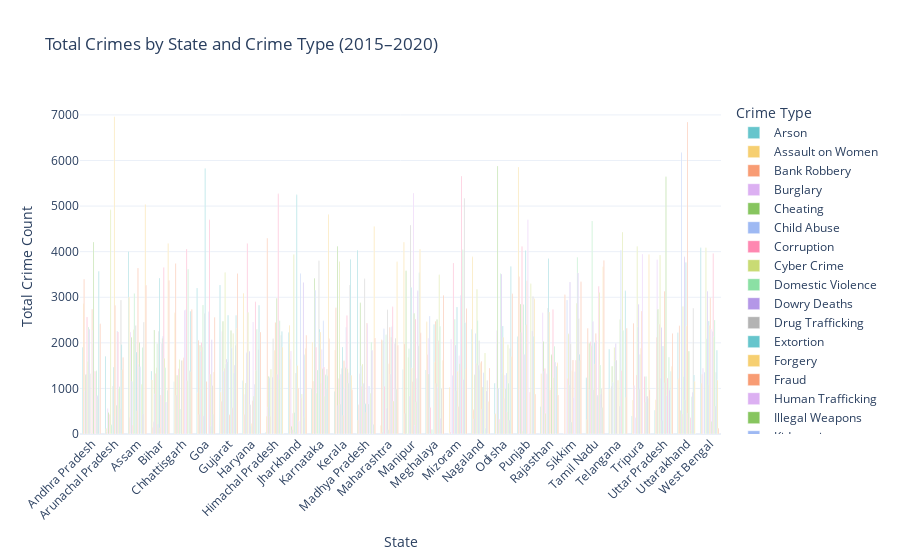

Notebook code for this chart:
### Markdown cell above
### 11.Total Crimes by State and Crime Type (2015–2020) & (2021–2025)

### Code cell
crime_long1 = df1.melt(id_vars=["State", "Year"], var_name="Crime Type", value_name="Count")
# Group by State and Crime Type (summed over years)
state_crime_summary1 = crime_long1.groupby(["State", "Crime Type"]).sum(numeric_only=True).reset_index()

# Plot bar chart
fig = px.bar(
    state_crime_summary1,
    x="State",
    y="Count",
    color="Crime Type",
    barmode="group",
    title="Total Crimes by State and Crime Type (2015–2020)",
    color_discrete_sequence=px.colors.qualitative.Pastel
)
fig.update_layout(
    xaxis_tickangle=-45,
    xaxis_title="State",
    yaxis_title="Total Crime Count",
    template="plotly_white",
    height=650
)
fig.show()

### Figure 1 — Plotly figure (JSON) as saved in the notebook; plotly's stock layout.template omitted (floating-point values rounded to 4 significant figures)
{"data": [{"alignmentgroup": "True", "hovertemplate": "Crime Type=Arson<br>State=%{x}<br>Count=%{y}<extra></extra>", "legendgroup": "Arson", "marker": {"color": "rgb(102, 197, 204)", "pattern": {"shape": ""}}, "name": "Arson", "offsetgroup": "Arson", "orientation": "v", "showlegend": true, "textposition": "auto", "type": "bar", "x": ["Andhra Pradesh", "Arunachal Pradesh", "Assam", "Bihar", "Chhattisgarh", "Goa", "Gujarat", "Haryana", "Himachal Pradesh", "Jharkhand", "Karnataka", "Kerala", "Madhya Pradesh", "Maharashtra", "Manipur", "Meghalaya", "Mizoram", "Nagaland", "Odisha", "Punjab", "Rajasthan", "Sikkim", "Tamil Nadu", "Telangana", "Tripura", "Uttar Pradesh", "Uttarakhand", "West Bengal"], "xaxis": "x", "y": [1904, 1706, 4003, 1383, 1146, 3202, 3271, 1167, 31, 2225, 990, 932, 4031, 0, 1417, 1402, 0, 2300, 1111, 2138, 599, 0, 1235, 1859, 393, 520, 2222, 4085], "yaxis": "y"}, {"alignmentgroup": "True", "hovertemplate": "Crime Type=Assault on Women<br>State=%{x}<br>Count=%{y}<extra></extra>", "legendgroup": "Assault on Women", "marker": {"color": "rgb(246, 207, 113)", "pattern": {"shape": ""}}, "name": "Assault on Women", "offsetgroup": "Assault on Women", "orientation": "v", "showlegend": true, "textposition": "auto", "type": "bar", "x": ["Andhra Pradesh", "Arunachal Pradesh", "Assam", "Bihar", "Chhattisgarh", "Goa", "Gujarat", "Haryana", "Himachal Pradesh", "Jharkhand", "Karnataka", "Kerala", "Madhya Pradesh", "Maharashtra", "Manipur", "Meghalaya", "Mizoram", "Nagaland", "Odisha", "Punjab", "Rajasthan", "Sikkim", "Tamil Nadu", "Telangana", "Tripura", "Uttar Pradesh", "Uttarakhand", "West Bengal"], "xaxis": "x", "y": [2856, 118, 3003, 1182, 2658, 902, 923, 3088, 388, 2388, 2019, 1843, 297, 187, 4205, 2460, 1025, 3887, 443, 5860, 1324, 0, 313, 989, 747, 753, 1210, 1113], "yaxis": "y"}, {"alignmentgroup": "True", "hovertemplate": "Crime Type=Bank Robbery<br>State=%{x}<br>Count=%{y}<extra></extra>", "legendgroup": "Bank Robbery", "marker": {"color": "rgb(248, 156, 116)", "pattern": {"shape": ""}}, "name": "Bank Robbery", "offsetgroup": "Bank Robbery", "orientation": "v", "showlegend": true, "textposition": "auto", "type": "bar", "x": ["Andhra Pradesh", "Arunachal Pradesh", "Assam", "Bihar", "Chhattisgarh", "Goa", "Gujarat", "Haryana", "Himachal Pradesh", "Jharkhand", "Karnataka", "Kerala", "Madhya Pradesh", "Maharashtra", "Manipur", "Meghalaya", "Mizoram", "Nagaland", "Odisha", "Punjab", "Rajasthan", "Sikkim", "Tamil Nadu", "Telangana", "Tripura", "Uttar Pradesh", "Uttarakhand", "West Bengal"], "xaxis": "x", "y": [3397, 46, 360, 141, 3741, 2059, 721, 429, 4293, 1633, 1155, 2771, 642, 2067, 1980, 1744, 43, 531, 0, 3448, 0, 3056, 2321, 0, 2431, 2122, 2376, 1311], "yaxis": "y"}, {"alignmentgroup": "True", "hovertemplate": "Crime Type=Burglary<br>State=%{x}<br>Count=%{y}<extra></extra>", "legendgroup": "Burglary", "marker": {"color": "rgb(220, 176, 242)", "pattern": {"shape": ""}}, "name": "Burglary", "offsetgroup": "Burglary", "orientation": "v", "showlegend": true, "textposition": "auto", "type": "bar", "x": ["Andhra Pradesh", "Arunachal Pradesh", "Assam", "Bihar", "Chhattisgarh", "Goa", "Gujarat", "Haryana", "Himachal Pradesh", "Jharkhand", "Karnataka", "Kerala", "Madhya Pradesh", "Maharashtra", "Manipur", "Meghalaya", "Mizoram", "Nagaland", "Odisha", "Punjab", "Rajasthan", "Sikkim", "Tamil Nadu", "Telangana", "Tripura", "Uttar Pradesh", "Uttarakhand", "West Bengal"], "xaxis": "x", "y": [944, 562, 2238, 268, 853, 429, 2251, 874, 587, 1822, 0, 0, 1321, 37, 450, 2098, 2078, 328, 2273, 980, 2662, 0, 0, 1049, 1065, 3825, 0, 1442], "yaxis": "y"}, {"alignmentgroup": "True", "hovertemplate": "Crime Type=Cheating<br>State=%{x}<br>Count=%{y}<extra></extra>", "legendgroup": "Cheating", "marker": {"color": "rgb(135, 197, 95)", "pattern": {"shape": ""}}, "name": "Cheating", "offsetgroup": "Cheating", "orientation": "v", "showlegend": true, "textposition": "auto", "type": "bar", "x": ["Andhra Pradesh", "Arunachal Pradesh", "Assam", "Bihar", "Chhattisgarh", "Goa", "Gujarat", "Haryana", "Himachal Pradesh", "Jharkhand", "Karnataka", "Kerala", "Madhya Pradesh", "Maharashtra", "Manipur", "Meghalaya", "Mizoram", "Nagaland", "Odisha", "Punjab", "Rajasthan", "Sikkim", "Tamil Nadu", "Telangana", "Tripura", "Uttar Pradesh", "Uttarakhand", "West Bengal"], "xaxis": "x", "y": [1301, 471, 2124, 2279, 1290, 1946, 2475, 1117, 1259, 162, 3417, 4118, 2881, 2050, 3584, 1318, 0, 1302, 5882, 2853, 2030, 0, 1992, 1487, 0, 2737, 518, 0], "yaxis": "y"}, {"alignmentgroup": "True", "hovertemplate": "Crime Type=Child Abuse<br>State=%{x}<br>Count=%{y}<extra></extra>", "legendgroup": "Child Abuse", "marker": {"color": "rgb(158, 185, 243)", "pattern": {"shape": ""}}, "name": "Child Abuse", "offsetgroup": "Child Abuse", "orientation": "v", "showlegend": true, "textposition": "auto", "type": "bar", "x": ["Andhra Pradesh", "Arunachal Pradesh", "Assam", "Bihar", "Chhattisgarh", "Goa", "Gujarat", "Haryana", "Himachal Pradesh", "Jharkhand", "Karnataka", "Kerala", "Madhya Pradesh", "Maharashtra", "Manipur", "Meghalaya", "Mizoram", "Nagaland", "Odisha", "Punjab", "Rajasthan", "Sikkim", "Tamil Nadu", "Telangana", "Tripura", "Uttar Pradesh", "Uttarakhand", "West Bengal"], "xaxis": "x", "y": [1310, 0, 1153, 878, 0, 1819, 1380, 1782, 1232, 94, 3154, 623, 1495, 2308, 0, 2586, 1282, 2204, 1002, 2228, 1372, 2941, 973, 1130, 357, 0, 6174, 1353], "yaxis": "y"}, {"alignmentgroup": "True", "hovertemplate": "Crime Type=Corruption<br>State=%{x}<br>Count=%{y}<extra></extra>", "legendgroup": "Corruption", "marker": {"color": "rgb(254, 136, 177)", "pattern": {"shape": ""}}, "name": "Corruption", "offsetgroup": "Corruption", "orientation": "v", "showlegend": true, "textposition": "auto", "type": "bar", "x": ["Andhra Pradesh", "Arunachal Pradesh", "Assam", "Bihar", "Chhattisgarh", "Goa", "Gujarat", "Haryana", "Himachal Pradesh", "Jharkhand", "Karnataka", "Kerala", "Madhya Pradesh", "Maharashtra", "Manipur", "Meghalaya", "Mizoram", "Nagaland", "Odisha", "Punjab", "Rajasthan", "Sikkim", "Tamil Nadu", "Telangana", "Tripura", "Uttar Pradesh", "Uttarakhand", "West Bengal"], "xaxis": "x", "y": [2569, 429, 190, 1329, 1433, 2009, 1445, 4179, 386, 456, 1902, 1219, 1046, 1047, 0, 583, 3749, 1548, 323, 4113, 1438, 1225, 2025, 0, 1297, 2408, 437, 0], "yaxis": "y"}, {"alignmentgroup": "True", "hovertemplate": "Crime Type=Cyber Crime<br>State=%{x}<br>Count=%{y}<extra></extra>", "legendgroup": "Cyber Crime", "marker": {"color": "rgb(201, 219, 116)", "pattern": {"shape": ""}}, "name": "Cyber Crime", "offsetgroup": "Cyber Crime", "orientation": "v", "showlegend": true, "textposition": "auto", "type": "bar", "x": ["Andhra Pradesh", "Arunachal Pradesh", "Assam", "Bihar", "Chhattisgarh", "Goa", "Gujarat", "Haryana", "Himachal Pradesh", "Jharkhand", "Karnataka", "Kerala", "Madhya Pradesh", "Maharashtra", "Manipur", "Meghalaya", "Mizoram", "Nagaland", "Odisha", "Punjab", "Rajasthan", "Sikkim", "Tamil Nadu", "Telangana", "Tripura", "Uttar Pradesh", "Uttarakhand", "West Bengal"], "xaxis": "x", "y": [1598, 4919, 2285, 1454, 1636, 1902, 3543, 2663, 1421, 3940, 900, 3787, 1535, 0, 1679, 0, 0, 3177, 245, 59, 457, 2199, 1936, 1899, 4111, 3928, 2799, 4088], "yaxis": "y"}, {"alignmentgroup": "True", "hovertemplate": "Crime Type=Domestic Violence<br>State=%{x}<br>Count=%{y}<extra></extra>", "legendgroup": "Domestic Violence", "marker": {"color": "rgb(139, 224, 164)", "pattern": {"shape": ""}}, "name": "Domestic Violence", "offsetgroup": "Domestic Violence", "orientation": "v", "showlegend": true, "textposition": "auto", "type": "bar", "x": ["Andhra Pradesh", "Arunachal Pradesh", "Assam", "Bihar", "Chhattisgarh", "Goa", "Gujarat", "Haryana", "Himachal Pradesh", "Jharkhand", "Karnataka", "Kerala", "Madhya Pradesh", "Maharashtra", "Manipur", "Meghalaya", "Mizoram", "Nagaland", "Odisha", "Punjab", "Rajasthan", "Sikkim", "Tamil Nadu", "Telangana", "Tripura", "Uttar Pradesh", "Uttarakhand", "West Bengal"], "xaxis": "x", "y": [2346, 203, 3085, 1988, 546, 2832, 1538, 0, 0, 473, 1406, 653, 1085, 2178, 1870, 101, 2519, 2489, 3522, 2843, 0, 1077, 4671, 1594, 2349, 1222, 1264, 2096], "yaxis": "y"}, {"alignmentgroup": "True", "hovertemplate": "Crime Type=Dowry Deaths<br>State=%{x}<br>Count=%{y}<extra></extra>", "legendgroup": "Dowry Deaths", "marker": {"color": "rgb(180, 151, 231)", "pattern": {"shape": ""}}, "name": "Dowry Deaths", "offsetgroup": "Dowry Deaths", "orientation": "v", "showlegend": true, "textposition": "auto", "type": "bar", "x": ["Andhra Pradesh", "Arunachal Pradesh", "Assam", "Bihar", "Chhattisgarh", "Goa", "Gujarat", "Haryana", "Himachal Pradesh", "Jharkhand", "Karnataka", "Kerala", "Madhya Pradesh", "Maharashtra", "Manipur", "Meghalaya", "Mizoram", "Nagaland", "Odisha", "Punjab", "Rajasthan", "Sikkim", "Tamil Nadu", "Telangana", "Tripura", "Uttar Pradesh", "Uttarakhand", "West Bengal"], "xaxis": "x", "y": [2298, 0, 0, 212, 0, 402, 1647, 1817, 1245, 41, 0, 1313, 1113, 571, 831, 0, 1954, 1509, 3511, 1746, 1320, 3336, 2467, 1984, 2849, 2338, 3889, 3132], "yaxis": "y"}, {"alignmentgroup": "True", "hovertemplate": "Crime Type=Drug Trafficking<br>State=%{x}<br>Count=%{y}<extra></extra>", "legendgroup": "Drug Trafficking", "marker": {"color": "rgb(179, 179, 179)", "pattern": {"shape": ""}}, "name": "Drug Trafficking", "offsetgroup": "Drug Trafficking", "orientation": "v", "showlegend": true, "textposition": "auto", "type": "bar", "x": ["Andhra Pradesh", "Arunachal Pradesh", "Assam", "Bihar", "Chhattisgarh", "Goa", "Gujarat", "Haryana", "Himachal Pradesh", "Jharkhand", "Karnataka", "Kerala", "Madhya Pradesh", "Maharashtra", "Manipur", "Meghalaya", "Mizoram", "Nagaland", "Odisha", "Punjab", "Rajasthan", "Sikkim", "Tamil Nadu", "Telangana", "Tripura", "Uttar Pradesh", "Uttarakhand", "West Bengal"], "xaxis": "x", "y": [1320, 1054, 2383, 2252, 1613, 2645, 1582, 644, 2089, 1339, 3802, 1435, 3406, 2727, 4587, 0, 949, 2045, 1334, 759, 2765, 1982, 977, 1623, 979, 292, 748, 1069], "yaxis": "y"}, {"alignmentgroup": "True", "hovertemplate": "Crime Type=Extortion<br>State=%{x}<br>Count=%{y}<extra></extra>", "legendgroup": "Extortion", "marker": {"color": "rgb(102, 197, 204)", "pattern": {"shape": ""}}, "name": "Extortion", "offsetgroup": "Extortion", "orientation": "v", "showlegend": true, "textposition": "auto", "type": "bar", "x": ["Andhra Pradesh", "Arunachal Pradesh", "Assam", "Bihar", "Chhattisgarh", "Goa", "Gujarat", "Haryana", "Himachal Pradesh", "Jharkhand", "Karnataka", "Kerala", "Madhya Pradesh", "Maharashtra", "Manipur", "Meghalaya", "Mizoram", "Nagaland", "Odisha", "Punjab", "Rajasthan", "Sikkim", "Tamil Nadu", "Telangana", "Tripura", "Uttar Pradesh", "Uttarakhand", "West Bengal"], "xaxis": "x", "y": [0, 1470, 1800, 3425, 0, 5826, 2605, 180, 0, 5246, 2303, 1906, 664, 95, 3215, 2400, 2786, 1409, 2367, 4027, 3852, 265, 2009, 0, 1744, 1930, 3764, 2478], "yaxis": "y"}, {"alignmentgroup": "True", "hovertemplate": "Crime Type=Forgery<br>State=%{x}<br>Count=%{y}<extra></extra>", "legendgroup": "Forgery", "marker": {"color": "rgb(246, 207, 113)", "pattern": {"shape": ""}}, "name": "Forgery", "offsetgroup": "Forgery", "orientation": "v", "showlegend": true, "textposition": "auto", "type": "bar", "x": ["Andhra Pradesh", "Arunachal Pradesh", "Assam", "Bihar", "Chhattisgarh", "Goa", "Gujarat", "Haryana", "Himachal Pradesh", "Jharkhand", "Karnataka", "Kerala", "Madhya Pradesh", "Maharashtra", "Manipur", "Meghalaya", "Mizoram", "Nagaland", "Odisha", "Punjab", "Rajasthan", "Sikkim", "Tamil Nadu", "Telangana", "Tripura", "Uttar Pradesh", "Uttarakhand", "West Bengal"], "xaxis": "x", "y": [0, 6961, 509, 135, 1610, 0, 0, 232, 1839, 1505, 2240, 408, 471, 1542, 1449, 1578, 1375, 1561, 2121, 2395, 2675, 1385, 1532, 1180, 1881, 0, 2376, 2385], "yaxis": "y"}, {"alignmentgroup": "True", "hovertemplate": "Crime Type=Fraud<br>State=%{x}<br>Count=%{y}<extra></extra>", "legendgroup": "Fraud", "marker": {"color": "rgb(248, 156, 116)", "pattern": {"shape": ""}}, "name": "Fraud", "offsetgroup": "Fraud", "orientation": "v", "showlegend": true, "textposition": "auto", "type": "bar", "x": ["Andhra Pradesh", "Arunachal Pradesh", "Assam", "Bihar", "Chhattisgarh", "Goa", "Gujarat", "Haryana", "Himachal Pradesh", "Jharkhand", "Karnataka", "Kerala", "Madhya Pradesh", "Maharashtra", "Manipur", "Meghalaya", "Mizoram", "Nagaland", "Odisha", "Punjab", "Rajasthan", "Sikkim", "Tamil Nadu", "Telangana", "Tripura", "Uttar Pradesh", "Uttarakhand", "West Bengal"], "xaxis": "x", "y": [2737, 2817, 3641, 856, 1674, 1152, 422, 729, 2446, 1002, 1114, 1607, 2427, 2343, 1153, 2475, 605, 1598, 772, 3363, 970, 1625, 2205, 0, 2698, 3132, 6842, 2988], "yaxis": "y"}, {"alignmentgroup": "True", "hovertemplate": "Crime Type=Human Trafficking<br>State=%{x}<br>Count=%{y}<extra></extra>", "legendgroup": "Human Trafficking", "marker": {"color": "rgb(220, 176, 242)", "pattern": {"shape": ""}}, "name": "Human Trafficking", "offsetgroup": "Human Trafficking", "orientation": "v", "showlegend": true, "textposition": "auto", "type": "bar", "x": ["Andhra Pradesh", "Arunachal Pradesh", "Assam", "Bihar", "Chhattisgarh", "Goa", "Gujarat", "Haryana", "Himachal Pradesh", "Jharkhand", "Karnataka", "Kerala", "Madhya Pradesh", "Maharashtra", "Manipur", "Meghalaya", "Mizoram", "Nagaland", "Odisha", "Punjab", "Rajasthan", "Sikkim", "Tamil Nadu", "Telangana", "Tripura", "Uttar Pradesh", "Uttarakhand", "West Bengal"], "xaxis": "x", "y": [2269, 387, 1538, 1992, 2715, 0, 0, 2459, 0, 285, 1855, 1016, 2417, 1316, 5288, 1110, 1715, 544, 1290, 4700, 0, 799, 2057, 608, 3949, 1124, 452, 2299], "yaxis": "y"}, {"alignmentgroup": "True", "hovertemplate": "Crime Type=Illegal Weapons<br>State=%{x}<br>Count=%{y}<extra></extra>", "legendgroup": "Illegal Weapons", "marker": {"color": "rgb(135, 197, 95)", "pattern": {"shape": ""}}, "name": "Illegal Weapons", "offsetgroup": "Illegal Weapons", "orientation": "v", "showlegend": true, "textposition": "auto", "type": "bar", "x": ["Andhra Pradesh", "Arunachal Pradesh", "Assam", "Bihar", "Chhattisgarh", "Goa", "Gujarat", "Haryana", "Himachal Pradesh", "Jharkhand", "Karnataka", "Kerala", "Madhya Pradesh", "Maharashtra", "Manipur", "Meghalaya", "Mizoram", "Nagaland", "Odisha", "Punjab", "Rajasthan", "Sikkim", "Tamil Nadu", "Telangana", "Tripura", "Uttar Pradesh", "Uttarakhand", "West Bengal"], "xaxis": "x", "y": [4210, 631, 2005, 2093, 0, 0, 2271, 827, 2979, 0, 1431, 1452, 656, 2121, 2641, 2511, 1543, 1030, 1000, 0, 1736, 0, 846, 2512, 0, 5643, 1815, 273], "yaxis": "y"}, {"alignmentgroup": "True", "hovertemplate": "Crime Type=Kidnapping<br>State=%{x}<br>Count=%{y}<extra></extra>", "legendgroup": "Kidnapping", "marker": {"color": "rgb(158, 185, 243)", "pattern": {"shape": ""}}, "name": "Kidnapping", "offsetgroup": "Kidnapping", "orientation": "v", "showlegend": true, "textposition": "auto", "type": "bar", "x": ["Andhra Pradesh", "Arunachal Pradesh", "Assam", "Bihar", "Chhattisgarh", "Goa", "Gujarat", "Haryana", "Himachal Pradesh", "Jharkhand", "Karnataka", "Kerala", "Madhya Pradesh", "Maharashtra", "Manipur", "Meghalaya", "Mizoram", "Nagaland", "Odisha", "Punjab", "Rajasthan", "Sikkim", "Tamil Nadu", "Telangana", "Tripura", "Uttar Pradesh", "Uttarakhand", "West Bengal"], "xaxis": "x", "y": [0, 2260, 1475, 2146, 2726, 2681, 1893, 1091, 1312, 3520, 2486, 2344, 1054, 2355, 186, 1028, 3036, 1345, 1337, 0, 0, 1364, 837, 4030, 0, 849, 0, 2251], "yaxis": "y"}, {"alignmentgroup": "True", "hovertemplate": "Crime Type=Money Laundering<br>State=%{x}<br>Count=%{y}<extra></extra>", "legendgroup": "Money Laundering", "marker": {"color": "rgb(254, 136, 177)", "pattern": {"shape": ""}}, "name": "Money Laundering", "offsetgroup": "Money Laundering", "orientation": "v", "showlegend": true, "textposition": "auto", "type": "bar", "x": ["Andhra Pradesh", "Arunachal Pradesh", "Assam", "Bihar", "Chhattisgarh", "Goa", "Gujarat", "Haryana", "Himachal Pradesh", "Jharkhand", "Karnataka", "Kerala", "Madhya Pradesh", "Maharashtra", "Manipur", "Meghalaya", "Mizoram", "Nagaland", "Odisha", "Punjab", "Rajasthan", "Sikkim", "Tamil Nadu", "Telangana", "Tripura", "Uttar Pradesh", "Uttarakhand", "West Bengal"], "xaxis": "x", "y": [1379, 2235, 0, 3653, 4057, 4702, 578, 2903, 5269, 790, 1471, 2602, 0, 2790, 2521, 2043, 5661, 0, 484, 914, 2734, 1616, 3242, 1394, 1263, 1229, 357, 3961], "yaxis": "y"}, {"alignmentgroup": "True", "hovertemplate": "Crime Type=Murder<br>State=%{x}<br>Count=%{y}<extra></extra>", "legendgroup": "Murder", "marker": {"color": "rgb(201, 219, 116)", "pattern": {"shape": ""}}, "name": "Murder", "offsetgroup": "Murder", "orientation": "v", "showlegend": true, "textposition": "auto", "type": "bar", "x": ["Andhra Pradesh", "Arunachal Pradesh", "Assam", "Bihar", "Chhattisgarh", "Goa", "Gujarat", "Haryana", "Himachal Pradesh", "Jharkhand", "Karnataka", "Kerala", "Madhya Pradesh", "Maharashtra", "Manipur", "Meghalaya", "Mizoram", "Nagaland", "Odisha", "Punjab", "Rajasthan", "Sikkim", "Tamil Nadu", "Telangana", "Tripura", "Uttar Pradesh", "Uttarakhand", "West Bengal"], "xaxis": "x", "y": [0, 995, 1093, 1664, 1170, 1309, 2203, 1390, 1193, 880, 826, 1433, 896, 723, 705, 3494, 0, 1775, 1956, 3294, 1242, 2868, 3103, 4431, 696, 0, 75, 2130], "yaxis": "y"}, {"alignmentgroup": "True", "hovertemplate": "Crime Type=Rape<br>State=%{x}<br>Count=%{y}<extra></extra>", "legendgroup": "Rape", "marker": {"color": "rgb(139, 224, 164)", "pattern": {"shape": ""}}, "name": "Rape", "offsetgroup": "Rape", "orientation": "v", "showlegend": true, "textposition": "auto", "type": "bar", "x": ["Andhra Pradesh", "Arunachal Pradesh", "Assam", "Bihar", "Chhattisgarh", "Goa", "Gujarat", "Haryana", "Himachal Pradesh", "Jharkhand", "Karnataka", "Kerala", "Madhya Pradesh", "Maharashtra", "Manipur", "Meghalaya", "Mizoram", "Nagaland", "Odisha", "Punjab", "Rajasthan", "Sikkim", "Tamil Nadu", "Telangana", "Tripura", "Uttar Pradesh", "Uttarakhand", "West Bengal"], "xaxis": "x", "y": [1386, 1037, 1897, 1455, 3614, 176, 1332, 2300, 2486, 0, 1301, 1118, 2019, 0, 1215, 2364, 4042, 132, 1119, 0, 1923, 3879, 1516, 2273, 1264, 1683, 818, 2499], "yaxis": "y"}, {"alignmentgroup": "True", "hovertemplate": "Crime Type=Riots<br>State=%{x}<br>Count=%{y}<extra></extra>", "legendgroup": "Riots", "marker": {"color": "rgb(180, 151, 231)", "pattern": {"shape": ""}}, "name": "Riots", "offsetgroup": "Riots", "orientation": "v", "showlegend": true, "textposition": "auto", "type": "bar", "x": ["Andhra Pradesh", "Arunachal Pradesh", "Assam", "Bihar", "Chhattisgarh", "Goa", "Gujarat", "Haryana", "Himachal Pradesh", "Jharkhand", "Karnataka", "Kerala", "Madhya Pradesh", "Maharashtra", "Manipur", "Meghalaya", "Mizoram", "Nagaland", "Odisha", "Punjab", "Rajasthan", "Sikkim", "Tamil Nadu", "Telangana", "Tripura", "Uttar Pradesh", "Uttarakhand", "West Bengal"], "xaxis": "x", "y": [838, 556, 431, 704, 0, 2070, 1514, 0, 0, 3324, 988, 1343, 1839, 1987, 3140, 345, 1196, 946, 300, 2257, 1580, 3531, 873, 0, 826, 969, 917, 612], "yaxis": "y"}, {"alignmentgroup": "True", "hovertemplate": "Crime Type=Sexual Harassment<br>State=%{x}<br>Count=%{y}<extra></extra>", "legendgroup": "Sexual Harassment", "marker": {"color": "rgb(179, 179, 179)", "pattern": {"shape": ""}}, "name": "Sexual Harassment", "offsetgroup": "Sexual Harassment", "orientation": "v", "showlegend": true, "textposition": "auto", "type": "bar", "x": ["Andhra Pradesh", "Arunachal Pradesh", "Assam", "Bihar", "Chhattisgarh", "Goa", "Gujarat", "Haryana", "Himachal Pradesh", "Jharkhand", "Karnataka", "Kerala", "Madhya Pradesh", "Maharashtra", "Manipur", "Meghalaya", "Mizoram", "Nagaland", "Odisha", "Punjab", "Rajasthan", "Sikkim", "Tamil Nadu", "Telangana", "Tripura", "Uttar Pradesh", "Uttarakhand", "West Bengal"], "xaxis": "x", "y": [758, 2941, 2450, 0, 1389, 1066, 1945, 1848, 2165, 368, 1427, 3267, 0, 2098, 1938, 998, 5174, 1173, 1875, 3019, 0, 2534, 1000, 0, 829, 0, 2760, 1355], "yaxis": "y"}, {"alignmentgroup": "True", "hovertemplate": "Crime Type=Stalking<br>State=%{x}<br>Count=%{y}<extra></extra>", "legendgroup": "Stalking", "marker": {"color": "rgb(102, 197, 204)", "pattern": {"shape": ""}}, "name": "Stalking", "offsetgroup": "Stalking", "orientation": "v", "showlegend": true, "textposition": "auto", "type": "bar", "x": ["Andhra Pradesh", "Arunachal Pradesh", "Assam", "Bihar", "Chhattisgarh", "Goa", "Gujarat", "Haryana", "Himachal Pradesh", "Jharkhand", "Karnataka", "Kerala", "Madhya Pradesh", "Maharashtra", "Manipur", "Meghalaya", "Mizoram", "Nagaland", "Odisha", "Punjab", "Rajasthan", "Sikkim", "Tamil Nadu", "Telangana", "Tripura", "Uttar Pradesh", "Uttarakhand", "West Bengal"], "xaxis": "x", "y": [3571, 1966, 0, 961, 2694, 432, 2607, 2825, 2247, 1736, 1277, 3836, 208, 987, 3535, 0, 2443, 0, 3674, 2144, 1485, 1752, 580, 3143, 787, 1379, 1292, 1838], "yaxis": "y"}, {"alignmentgroup": "True", "hovertemplate": "Crime Type=Theft<br>State=%{x}<br>Count=%{y}<extra></extra>", "legendgroup": "Theft", "marker": {"color": "rgb(246, 207, 113)", "pattern": {"shape": ""}}, "name": "Theft", "offsetgroup": "Theft", "orientation": "v", "showlegend": true, "textposition": "auto", "type": "bar", "x": ["Andhra Pradesh", "Arunachal Pradesh", "Assam", "Bihar", "Chhattisgarh", "Goa", "Gujarat", "Haryana", "Himachal Pradesh", "Jharkhand", "Karnataka", "Kerala", "Madhya Pradesh", "Maharashtra", "Manipur", "Meghalaya", "Mizoram", "Nagaland", "Odisha", "Punjab", "Rajasthan", "Sikkim", "Tamil Nadu", "Telangana", "Tripura", "Uttar Pradesh", "Uttarakhand", "West Bengal"], "xaxis": "x", "y": [0, 1407, 5037, 4179, 1361, 1361, 2316, 0, 1906, 1879, 4814, 1291, 4551, 3777, 4051, 1612, 1429, 715, 1699, 2965, 1563, 1610, 3671, 799, 3940, 1479, 1150, 1185], "yaxis": "y"}, {"alignmentgroup": "True", "hovertemplate": "Crime Type=Trespassing<br>State=%{x}<br>Count=%{y}<extra></extra>", "legendgroup": "Trespassing", "marker": {"color": "rgb(248, 156, 116)", "pattern": {"shape": ""}}, "name": "Trespassing", "offsetgroup": "Trespassing", "orientation": "v", "showlegend": true, "textposition": "auto", "type": "bar", "x": ["Andhra Pradesh", "Arunachal Pradesh", "Assam", "Bihar", "Chhattisgarh", "Goa", "Gujarat", "Haryana", "Himachal Pradesh", "Jharkhand", "Karnataka", "Kerala", "Madhya Pradesh", "Maharashtra", "Manipur", "Meghalaya", "Mizoram", "Nagaland", "Odisha", "Punjab", "Rajasthan", "Sikkim", "Tamil Nadu", "Telangana", "Tripura", "Uttar Pradesh", "Uttarakhand", "West Bengal"], "xaxis": "x", "y": [2421, 1677, 3264, 3366, 2729, 2564, 3523, 2237, 0, 2168, 2088, 969, 2104, 1948, 2221, 3046, 2752, 1450, 3078, 870, 857, 3339, 3807, 2321, 972, 2204, 0, 127], "yaxis": "y"}], "layout": {"autosize": true, "barmode": "group", "legend": {"title": {"text": "Crime Type"}, "tracegroupgap": 0}, "title": {"text": "Total Crimes by State and Crime Type (2015–2020)"}, "xaxis": {"anchor": "y", "autorange": true, "domain": [0, 1], "range": [-0.5, 27.5], "tickangle": -45, "title": {"text": "State"}, "type": "category"}, "yaxis": {"anchor": "x", "autorange": true, "domain": [0, 1], "range": [0, 7327.0], "title": {"text": "Total Crime Count"}, "type": "linear"}}}
